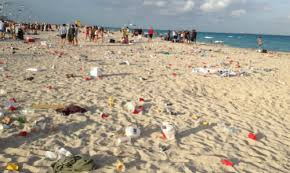
#> input picture Online/1.jpg, 290 x 173 px; its folder holds only this picture in this run
$ python edge_stuff.py
#> lines starting #> are read from the running program, lines starting #| are printed output that depends on the picture
import sys
import cv2
import numpy as np
from matplotlib import pyplot as plt

numimages = 26 # max image number
imgnum = 1 # keeps track of which image we're on
minThresh = 100 #
maxThresh = 200 #

def keypress(event):
	if event.key == 'escape': # exit
		plt.close()
		sys.exit()

	global imgnum, minThresh, maxThresh
	sys.stdout.flush()

	if event.key == 'right' or event.key == 'down': # scroll forward one image
		imgnum = min(imgnum+1, numimages)
	if event.key == 'left' or event.key == 'up': # scroll backward one image
		imgnum = max(imgnum-1, 1)
	if event.key == 'q': # decrement minimum edge threshold by 10
		minThresh = minThresh - 10
	if event.key == 'w': # increment minimum edge threshold by 10
		minThresh = minThresh + 10
	if event.key == 'o': # decrement maximum edge threshold by 10
		maxThresh = maxThresh - 10
	if event.key == 'p': # increment maximum edge threshold by 10
		maxThresh = maxThresh + 10
	if event.key == '1': # decrement minimum edge threshold by 50
		minThresh = minThresh - 50
	if event.key == '2': # increment minimum edge threshold by 50
		minThresh = minThresh + 50
	if event.key == '9': # decrement maximum edge threshold by 50
		maxThresh = maxThresh - 50
	if event.key == '0': # increment maximum edge threshold by 50
		maxThresh = maxThresh + 50

	edgeDetect(imgnum, minThresh, maxThresh) # reload image

def edgeDetect(imgnum, minThresh, maxThresh): # min and max thresholds on gradient steepness
#> called with imgnum = 1, minThresh = 100, maxThresh = 200
	global numimages

	img = cv2.imread('Online/'+str(imgnum)+'.jpg',0)
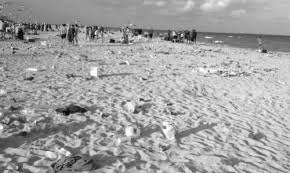
#> img: shape (173, 290); min 0, max 255, mean 162
	# If you want you can change this directory to sample_images (the ones taken
	# at the beach), but the images in there are so large that edge detection
	# becomes less useful (try it out and see).
	# My gut feeling is that the more compressed the image, the more useful edges are.

	edges = cv2.Canny(img,minThresh,maxThresh) # run the actual edge detection
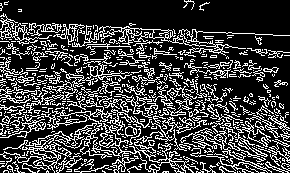
#> edges: shape (173, 290); 24.9% white in thin lines or dots

	plt.subplot(121),plt.imshow(img,cmap = 'gray')
	plt.title('Original Image ('+str(imgnum)+' of '+str(numimages)+')'), plt.xticks([]), plt.yticks([])
	plt.subplot(122),plt.imshow(edges,cmap = 'gray')
	plt.title('Edge Image ('+str(minThresh)+','+str(maxThresh)+')'), plt.xticks([]), plt.yticks([])

	plt.draw()

plt.figure().canvas.mpl_connect('key_press_event', keypress)
edgeDetect(imgnum, minThresh, maxThresh)
plt.show()
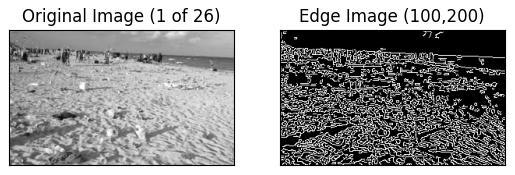
#> figure drawn by matplotlib, 2 panels
